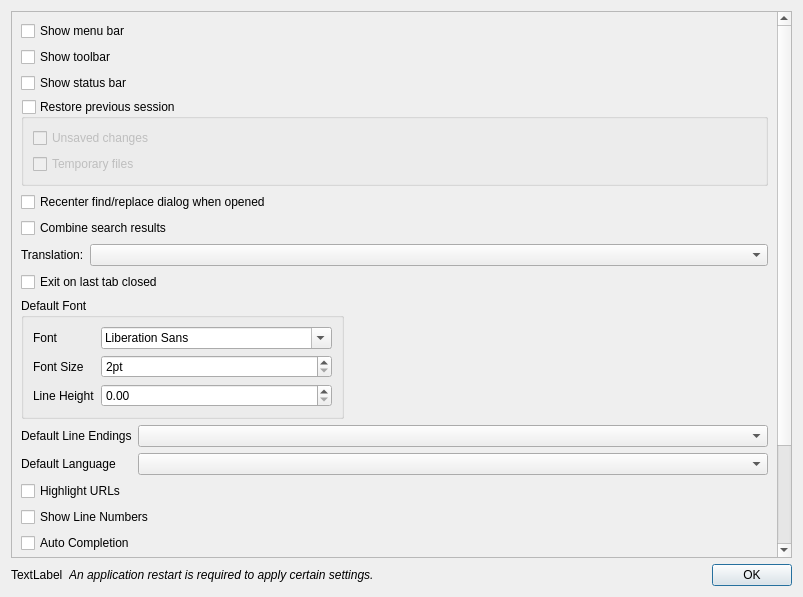
<?xml version="1.0" encoding="UTF-8"?>
<ui version="4.0">
 <class>PreferencesDialog</class>
 <widget class="QDialog" name="PreferencesDialog">
  <property name="geometry">
   <rect>
    <x>0</x>
    <y>0</y>
    <width>803</width>
    <height>597</height>
   </rect>
  </property>
  <property name="windowTitle">
   <string>Preferences</string>
  </property>
  <layout class="QVBoxLayout" name="verticalLayout">
   <item>
    <widget class="QScrollArea" name="scrollArea">
     <property name="widgetResizable">
      <bool>true</bool>
     </property>
     <widget class="QWidget" name="scrollAreaWidgetContents">
      <property name="geometry">
       <rect>
        <x>0</x>
        <y>-99</y>
        <width>769</width>
        <height>644</height>
       </rect>
      </property>
      <layout class="QVBoxLayout" name="verticalLayout_4">
       <item>
        <layout class="QVBoxLayout" name="verticalLayout_2">
         <item>
          <widget class="QCheckBox" name="checkBoxMenuBar">
           <property name="text">
            <string>Show menu bar</string>
           </property>
          </widget>
         </item>
         <item>
          <widget class="QCheckBox" name="checkBoxToolBar">
           <property name="text">
            <string>Show toolbar</string>
           </property>
          </widget>
         </item>
         <item>
          <widget class="QCheckBox" name="checkBoxStatusBar">
           <property name="text">
            <string>Show status bar</string>
           </property>
          </widget>
         </item>
         <item>
          <widget class="QGroupBox" name="gbxRestorePreviousSession">
           <property name="title">
            <string>Restore previous session</string>
           </property>
           <property name="checkable">
            <bool>true</bool>
           </property>
           <property name="checked">
            <bool>false</bool>
           </property>
           <layout class="QVBoxLayout" name="verticalLayout_3">
            <item>
             <widget class="QCheckBox" name="checkBoxUnsavedFiles">
              <property name="text">
               <string>Unsaved changes</string>
              </property>
             </widget>
            </item>
            <item>
             <widget class="QCheckBox" name="checkBoxRestoreTempFiles">
              <property name="text">
               <string>Temporary files</string>
              </property>
             </widget>
            </item>
           </layout>
          </widget>
         </item>
        </layout>
       </item>
       <item>
        <widget class="QCheckBox" name="checkBoxRecenterSearchDialog">
         <property name="text">
          <string>Recenter find/replace dialog when opened</string>
         </property>
        </widget>
       </item>
       <item>
        <widget class="QCheckBox" name="checkBoxCombineSearchResults">
         <property name="text">
          <string>Combine search results</string>
         </property>
        </widget>
       </item>
       <item>
        <layout class="QFormLayout" name="formLayout">
         <property name="labelAlignment">
          <set>Qt::AlignLeading|Qt::AlignLeft|Qt::AlignVCenter</set>
         </property>
         <property name="formAlignment">
          <set>Qt::AlignLeading|Qt::AlignLeft|Qt::AlignTop</set>
         </property>
         <item row="0" column="1">
          <widget class="QComboBox" name="comboBoxTranslation"/>
         </item>
         <item row="0" column="0">
          <widget class="QLabel" name="label">
           <property name="text">
            <string>Translation:</string>
           </property>
          </widget>
         </item>
        </layout>
       </item>
       <item>
        <widget class="QCheckBox" name="checkBoxExitOnLastTabClosed">
         <property name="text">
          <string>Exit on last tab closed</string>
         </property>
        </widget>
       </item>
       <item>
        <layout class="QHBoxLayout" name="horizontalLayout">
         <item>
          <widget class="QGroupBox" name="groupBox">
           <property name="title">
            <string>Default Font</string>
           </property>
           <layout class="QFormLayout" name="formLayout_2">
            <item row="1" column="0">
             <widget class="QLabel" name="label_2">
              <property name="text">
               <string>Font</string>
              </property>
             </widget>
            </item>
            <item row="1" column="1">
             <widget class="QFontComboBox" name="fcbDefaultFont"/>
            </item>
            <item row="3" column="0">
             <widget class="QLabel" name="label_3">
              <property name="text">
               <string>Font Size</string>
              </property>
             </widget>
            </item>
            <item row="3" column="1">
             <widget class="QSpinBox" name="spbDefaultFontSize">
              <property name="suffix">
               <string>pt</string>
              </property>
              <property name="minimum">
               <number>2</number>
              </property>
              <property name="maximum">
               <number>48</number>
              </property>
             </widget>
            </item>
            <item row="4" column="0">
             <widget class="QLabel" name="labelLineHeight">
              <property name="text">
               <string>Line Height</string>
              </property>
             </widget>
            </item>
            <item row="4" column="1">
             <widget class="QDoubleSpinBox" name="spbLineHeight">
              <property name="toolTip">
               <string>Line spacing as a multiple of the font's natural line height. 1.00 is the original compact spacing; 1.30 matches CotEditor's default.</string>
              </property>
             </widget>
            </item>
           </layout>
          </widget>
         </item>
         <item>
          <spacer name="horizontalSpacer">
           <property name="orientation">
            <enum>Qt::Horizontal</enum>
           </property>
           <property name="sizeHint" stdset="0">
            <size>
             <width>40</width>
             <height>20</height>
            </size>
           </property>
          </spacer>
         </item>
        </layout>
       </item>
       <item>
        <layout class="QFormLayout" name="formLayout_3">
         <item row="0" column="0">
          <widget class="QLabel" name="label_4">
           <property name="text">
            <string>Default Line Endings</string>
           </property>
          </widget>
         </item>
         <item row="0" column="1">
          <widget class="QComboBox" name="comboBoxLineEndings"/>
         </item>
         <item row="1" column="0">
          <widget class="QLabel" name="labelDefaultLanguage">
           <property name="text">
            <string>Default Language</string>
           </property>
          </widget>
         </item>
         <item row="1" column="1">
          <widget class="QComboBox" name="comboBoxDefaultLanguage"/>
         </item>
        </layout>
       </item>
       <item>
        <widget class="QCheckBox" name="checkBoxHighlightURLs">
         <property name="text">
          <string>Highlight URLs</string>
         </property>
        </widget>
       </item>
       <item>
        <widget class="QCheckBox" name="checkBoxShowLineNumbers">
         <property name="text">
          <string>Show Line Numbers</string>
         </property>
        </widget>
       </item>
       <item>
        <widget class="QCheckBox" name="checkBoxAutoCompletion">
         <property name="text">
          <string>Auto Completion</string>
         </property>
        </widget>
       </item>
       <item>
        <widget class="QGroupBox" name="groupBox_2">
         <property name="title">
          <string>Default Directory</string>
         </property>
         <layout class="QVBoxLayout" name="verticalLayout_5">
          <item>
           <widget class="QRadioButton" name="radioFollowCurrentDirectory">
            <property name="text">
             <string>Follow Current Document</string>
            </property>
           </widget>
          </item>
          <item>
           <widget class="QRadioButton" name="radioLastUsedDirectory">
            <property name="text">
             <string>Last Used Directory</string>
            </property>
           </widget>
          </item>
          <item>
           <layout class="QHBoxLayout" name="horizontalLayout_2">
            <item>
             <widget class="QRadioButton" name="radioHardCoded">
              <property name="text">
               <string/>
              </property>
             </widget>
            </item>
            <item>
             <widget class="QLineEdit" name="txtHardCodedPath"/>
            </item>
            <item>
             <widget class="QToolButton" name="btnSelectHardCodedPath">
              <property name="text">
               <string>...</string>
              </property>
             </widget>
            </item>
           </layout>
          </item>
         </layout>
        </widget>
       </item>
       <item>
        <spacer name="verticalSpacer">
         <property name="orientation">
          <enum>Qt::Vertical</enum>
         </property>
         <property name="sizeHint" stdset="0">
          <size>
           <width>20</width>
           <height>40</height>
          </size>
         </property>
        </spacer>
       </item>
      </layout>
     </widget>
    </widget>
   </item>
   <item>
    <layout class="QHBoxLayout" name="layoutAppRestart">
     <item>
      <widget class="QLabel" name="labelAppRestartIcon">
       <property name="text">
        <string>TextLabel</string>
       </property>
      </widget>
     </item>
     <item>
      <widget class="QLabel" name="labelAppRestart">
       <property name="font">
        <font>
         <italic>true</italic>
        </font>
       </property>
       <property name="text">
        <string>An application restart is required to apply certain settings.</string>
       </property>
      </widget>
     </item>
     <item>
      <widget class="QDialogButtonBox" name="buttonBox">
       <property name="orientation">
        <enum>Qt::Horizontal</enum>
       </property>
       <property name="standardButtons">
        <set>QDialogButtonBox::Ok</set>
       </property>
      </widget>
     </item>
    </layout>
   </item>
  </layout>
 </widget>
 <resources/>
 <connections>
  <connection>
   <sender>buttonBox</sender>
   <signal>accepted()</signal>
   <receiver>PreferencesDialog</receiver>
   <slot>accept()</slot>
   <hints>
    <hint type="sourcelabel">
     <x>792</x>
     <y>586</y>
    </hint>
    <hint type="destinationlabel">
     <x>157</x>
     <y>274</y>
    </hint>
   </hints>
  </connection>
  <connection>
   <sender>buttonBox</sender>
   <signal>rejected()</signal>
   <receiver>PreferencesDialog</receiver>
   <slot>reject()</slot>
   <hints>
    <hint type="sourcelabel">
     <x>792</x>
     <y>586</y>
    </hint>
    <hint type="destinationlabel">
     <x>286</x>
     <y>274</y>
    </hint>
   </hints>
  </connection>
 </connections>
</ui>
